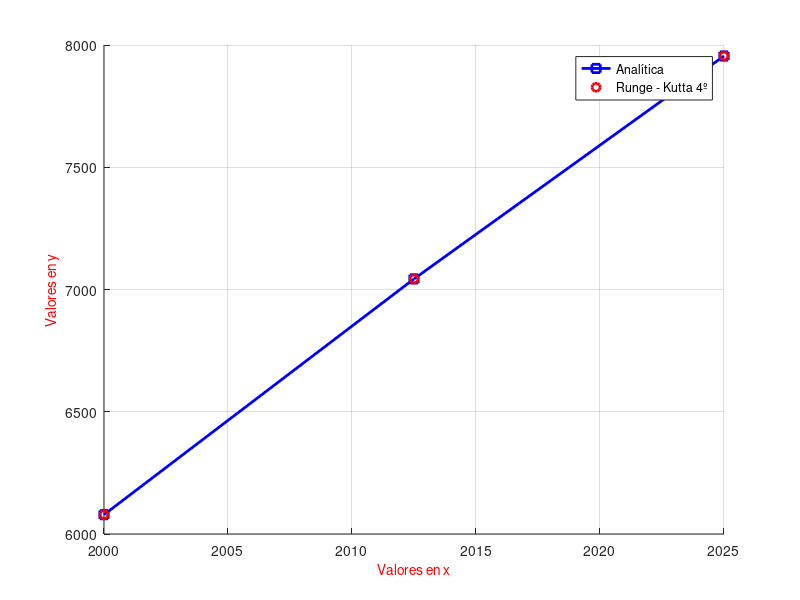

Source code (MATLAB):
%% 4th order - Runge Kutta Method
%% Método Runge - Kutta (4º Orden)

%Limpiar pantalla y variables
clc
clear
format shortG

%Datos iniciales
f = @(x,y) 0.026*(1-y/12000)*y;
x0 = 2000;
y0 = 6079;
xf = 2025;
n = 2;

%Inicia el método
h = (xf-x0)/n;
vx(1) = x0;
vy(1) = y0;
    
%Llenar el vector x
for i = 1:n
    vx(i+1) = vx(i) + h;
end

%Llenar el vector y
for i=1:n
    k1 = f(vx(i),vy(i));
    k2 = f(vx(i)+(h/2),vy(i)+((h/2)*k1));
    k3 = f(vx(i)+(h/2),vy(i)+((h/2)*k2));
    k4 = f(vx(i)+h,vy(i)+(h*k3));
    vy(i+1) = vy(i) + (h/6)*(k1+(2*k2)+(2*k3)+k4);
end

%Solución Analítica
[valx,valy]=ode45(f,[vx],y0);

%Impresión de resultados
disp('            x      y aprox       y real        Error  ')
disp('------------------------------------------------------')
disp([vx',vy',valy, abs((valy-vy')./valy)*100])

%Graficar los puntos obtenid
clf
hold on
plot(vx, valy, 'LineWidth', 2, 'color', 'b',"Marker",'square')
plot(vx, vy, 'sr', 'LineWidth', 2,'Marker',"o")
grid on
legend ('Analítica', 'Runge - Kutta 4º')
xlabel('Valores en x', 'FontSize', 10, 'Color', 'r')
ylabel('Valores en y', 'FontSize', 10, 'Color', 'r')
